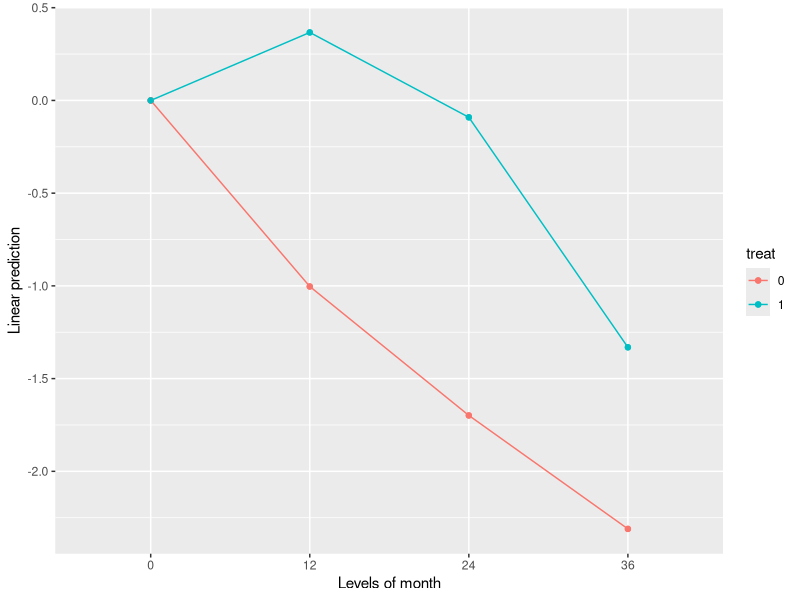
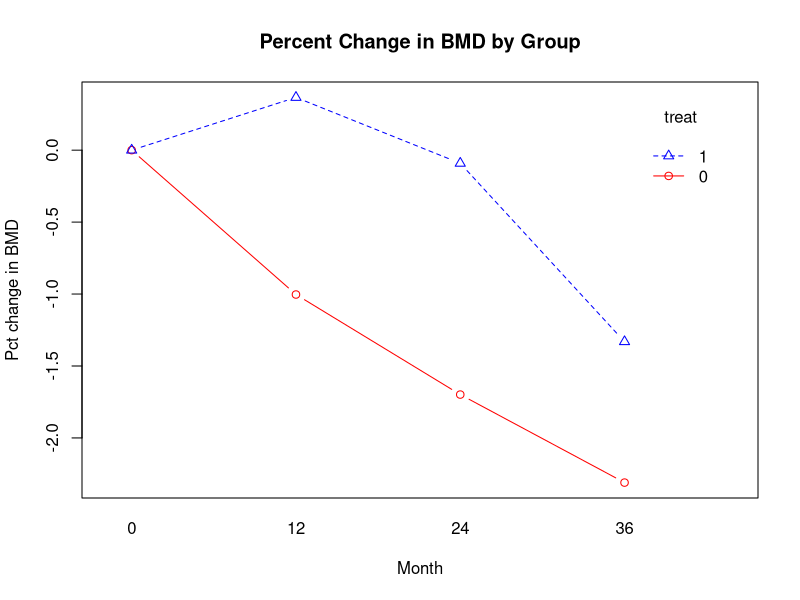

R code for these plots, in order: (Note: this script raises an error after producing the figures.)
## ---- chunk 1
knitr::opts_chunk$set(echo = TRUE, cache = TRUE, fig.pos = 'H')
# set path to current working directory
setwd(dirname(rstudioapi::getActiveDocumentContext()$path))
# used for dealing with figures and output control
library(knitr) 
# used to control the output printing, adapted from the post: https://community.rstudio.com/t/showing-only-the-first-few-lines-of-the-results-of-a-code-chunk/6963
hook_output <- knit_hooks$get("output")
knit_hooks$set(output = function(x, options) {
  lines <- options$output.lines
  if (is.null(lines)) {
    return(hook_output(x, options))  # pass to default hook
  }
  x <- unlist(strsplit(x, "\n"))
  more <- "..."
  if (length(lines)==1) {        # first n lines
    if (length(x) > lines) {
      # truncate the output, but add ....
      x <- c(head(x, lines), more)
    }
  } else {
    x <- c(more, x[lines], more)
  }
  # paste these lines together
  x <- paste(c(x, ""), collapse = "\n")
  hook_output(x, options)
})
## ---- chunk 2
library(gmodels)
library(MASS)
library(car)
library(nlme)
library(emmeans)
library(dplyr)
## ---- chunk 3
d <- read.csv("q1.csv", header = T)
d <- within(d, {
  treat <- as.factor(treat)
  gender <- as.factor(gender)
  race <- as.factor(race)
  scanner <- as.factor(scanner)
  clinic <- as.factor(clinic)
})
## ---- chunk 4
m <- lm(bmd.chg ~ treat * factor(month), data = d)
emmip(m, treat ~ factor(month), style = "factor")
with(d, {
  interaction.plot(x.factor = month, trace.factor = treat, 
                   response = bmd.chg, fun = mean, 
                   legend = T, xpd = NA, type = "b", 
                   trace.label = "treat", xlab = "Month", 
                   ylab = "Pct change in BMD", pch = c(1, 2),
                   lty = c(1, 2), col = c("red", "blue"), 
                   main = "Percent Change in BMD by Group")
})
## ---- chunk 5
d2 <- d %>% filter(month > 0)
m.lme1 <- lme(bmd.chg ~ treat + factor(month) + bmd0 + age + gender + 
                           race + scanner + clinic + smoking + bmibl + 
                           il6bl + crpbl + cd4bl, random = ~1|id, 
              data = d2, method = "ML")
anova(m.lme1)
m.lme2 <- update(m.lme1, fixed = . ~ treat + factor(month) + 
                   bmd0 + scanner)
Anova(m.lme2)
m.lme3 <- update(m.lme2, fixed = . ~ treat + factor(month) + scanner)
Anova(m.lme3)
## ---- chunk 6
anova(m.lme1, m.lme2, m.lme3)
## ---- chunk 7
m.lme4 <- update(m.lme2, method = "REML")
fit.contrast(m.lme4, "treat", coeff = c(1, -1), conf.int = 0.95)
intervals(m.lme4)
## ---- chunk 8
xtabs(~treat+month, d2)
## ---- chunk 9
d5 <- d %>% filter(month == 0)
m5.lme1 <- lme(bmd ~ age + gender + race + scanner + smoking + 
                                bmibl + il6bl + crpbl + cd4bl, 
               random = ~1|clinic, data = d5, method = "ML")
Anova(m5.lme1)
m5.lme2 <- update(m5.lme1, . ~ gender + race + scanner + bmibl + il6bl)
Anova(m5.lme2)
anova(m5.lme1, m5.lme2)
m5.lme2 <- update(m5.lme2, method = "REML")
fixef(m5.lme2)
## ---- chunk 10
summary(m5.lme2)
intervals(m5.lme2)$reStruct
(2.504619e-06)^2 / ((2.504619e-06)^2 + 0.1223433^2)
